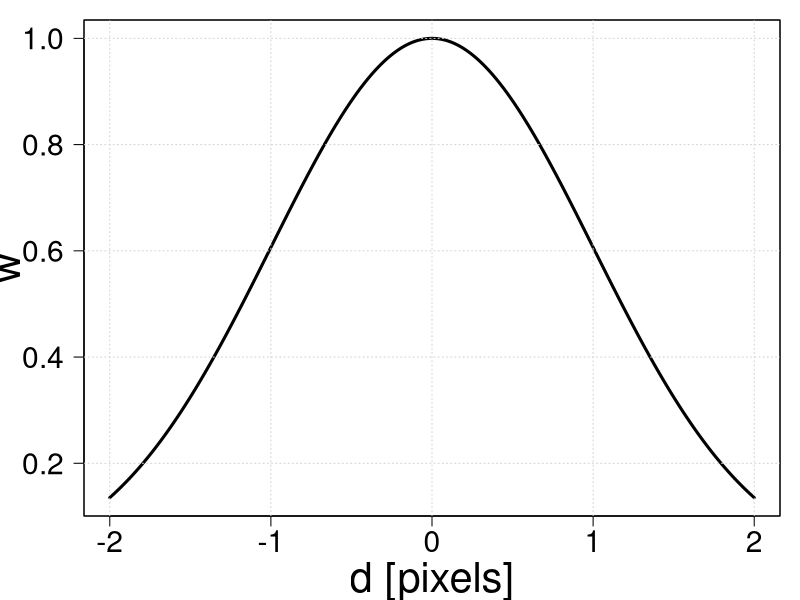

Write R code to recreate this figure.
rm(list = ls())

D     = 4         # neuron diameter
sigma = D/4       # profile 
td    = seq(-D/2, D/2,by=0.01)
w     = exp(-(td*td) / (2*sigma*sigma)) 

#pdf(file="~/filter-cs.pdf", width = 5, height = 4)

par(mar=c(4.2, 4.2, 1.0, 1.0))

plot(td, w, 
     type="l", 
     ylim=range(w), 
     #axes=T, 
     #ann=T, 
     xlab="d [pixels]", 
     #ylab="weight", 
     las=1, 
     cex.axis=1.8,
     cex.lab=2.5, 
     lwd=3
     )
box()
grid()
#dev.off()
